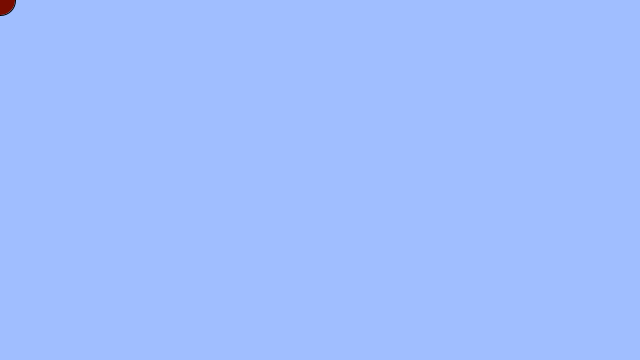
Frame 1 (no input)
Frame 60 (the mouse pressed at the canvas centre just before this capture): identical to frame 1, image omitted
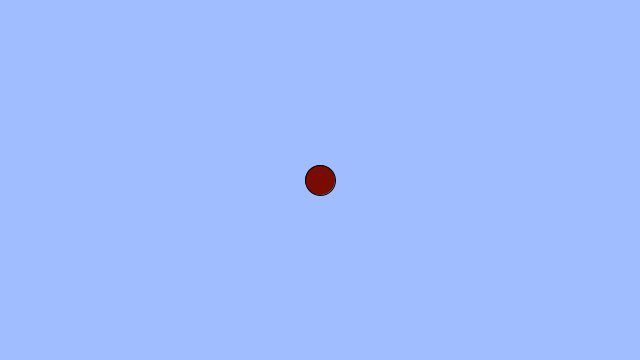
Frame 120 (the mouse held since frame 60 and released just before this capture)

The Processing sketch that drew these frames (run headless with seeded random() and noise(); from frame 60 on, the mouse is pressed at the canvas centre):

// Processing sketch: JavaTest
// ── JavaTest.pde
void setup(){
    frameRate(60);
    size(640, 360);
}
void draw(){
  background(160,190,255); 
  fill(120,12,0);
  ellipse(mouseX,mouseY,30,30);
}
